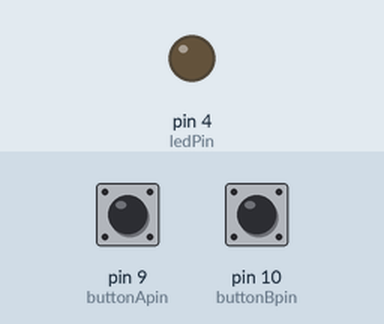
Simulated run of this sketch. Board: Arduino Uno, built with avr-gcc and run on an emulated ATmega328P. Parts: output pins drawn as LEDs (lit = HIGH). The inputs (shaded band) are chosen by the test bench; at power-on: pin 10 (buttonBpin) HIGH, pin 9 (buttonApin) HIGH.

Above: at 1.2 s.
1.3 s: pin 10 (buttonBpin) pulled LOW for 0.15 s
At 1.6 s:
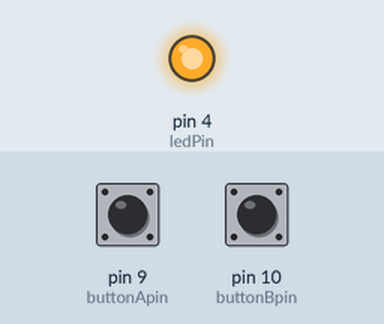
2.9 s: pin 9 (buttonApin) pulled LOW for 0.15 s
At 4.1 s:
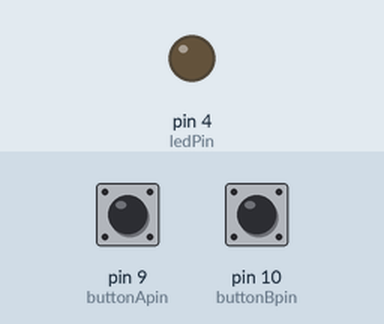
4.5 s: pin 10 (buttonBpin) pulled LOW for 1 s
At 5.3 s:
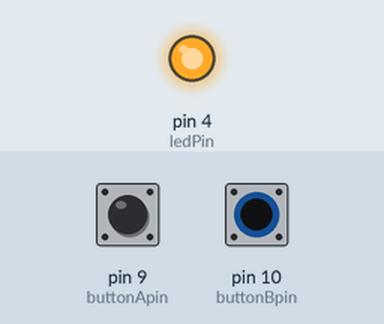
Timing chart, 0 to 7.5 s (numbered marks = the images above; inputs shaded):
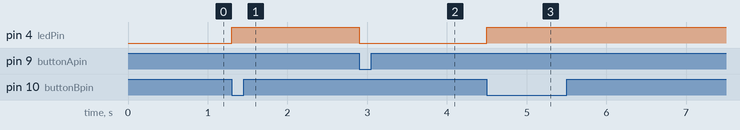

Measured:
- after the input at 1.3 s, pin 4 (ledPin): LOW → HIGH at once
- after the input at 2.9 s, pin 4 (ledPin): HIGH → LOW at once
- after the input at 4.5 s, pin 4 (ledPin): LOW → HIGH at once

The sketch:

Push.ino
```cpp
int ledPin = 4;
int buttonApin = 9;
int buttonBpin = 10;

void setup(){
pinMode(ledPin, OUTPUT);
pinMode(buttonApin, INPUT_PULLUP);
pinMode(buttonBpin, INPUT_PULLUP);
}

void loop(){
  if (digitalRead(buttonApin) == LOW)
{
  digitalWrite(ledPin, LOW);
  delay(50);
}
  if (digitalRead(buttonBpin) == LOW)
{
  digitalWrite(ledPin, HIGH);
}

}
```
